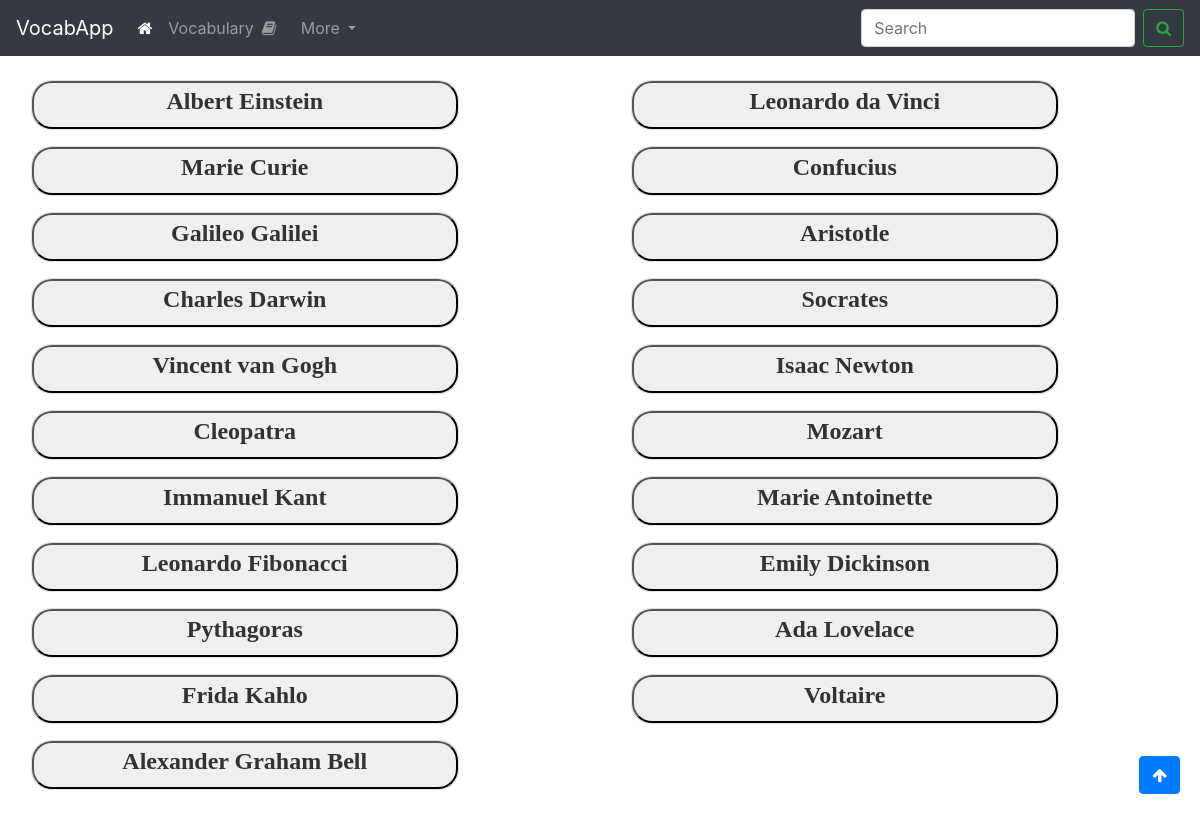
The page /exercise_bio on the database its author committed.
### app.py (models this page shows)
class BioGuess(db.Model):
    __tablename__ = 'bio_guess'
    id = db.Column(db.Integer, primary_key=True, index=True)
    person_name = db.Column(db.String, unique=True)
    nationality = db.Column(db.String)
    short_bio_en = db.Column(db.String)
    short_bio_de = db.Column(db.String)

### app.py (the view)
@app.route('/exercise_bio')
def exercise_bio():
    people = BioGuess.query.filter_by().all()
    return render_template('exercise_biography.html', people=people)

### templates/exercise_biography.html (shortened to what this page needs)
<!DOCTYPE html>
<html>
<head>
    <link rel="stylesheet" href="https://stackpath.bootstrapcdn.com/bootstrap/4.3.1/css/bootstrap.min.css">
    <link rel="stylesheet" href="https://cdnjs.cloudflare.com/ajax/libs/font-awesome/4.7.0/css/font-awesome.min.css">
</head>
<body>
    <nav class="navbar navbar-expand-lg navbar-dark bg-dark sticky-top">
        <a class="navbar-brand" href="{{ url_for('index') }}">VocabApp</a>
        <div class="collapse navbar-collapse" id="navbarSupportedContent">
          <ul class="navbar-nav mr-auto">
            <li class="nav-item active">
              <a class="nav-link" href="{{ url_for('index') }}"><i class="fa fa-home"></i>  <span class="sr-only">(current)</span></a>
            </li>
            <li class="nav-item">
              <a class="nav-link" href="{{url_for('exercise_flip')}}">Vocabulary<i class="fa fa-book mx-2"></i></a>
            </li>
            <li class="nav-item dropdown">
              <a class="nav-link dropdown-toggle" href="#" id="navbarDropdown" role="button" data-toggle="dropdown" aria-haspopup="true" aria-expanded="false">
                More
              </a>
            </li>
          </ul>
          <form class="form-inline my-2 my-lg-0">
            <input class="form-control mr-sm-2" id="searchInput" type="search" placeholder="Search" aria-label="Search">
            <button class="btn btn-outline-success my-2 my-sm-0" id="searchButton" type="submit"><i class="fa fa-search" aria-hidden="true"></i></button>
          </form>
        </div>
      </nav>
            <div class="">
                <div class="container-fluid mt-4 ml-3">
                    <div class="row">
                        {% for person in people %}
                        <div class="col-md-6">
                            <div class="card w-75 custom-card-height custom-rounded-card" id="main_card">
                                <button class="border-1 custom-card-height custom-rounded-card" data-toggle="collapse" data-target="#person_{{person.id}}"
                                            aria-expanded="false">
                                            <h4 class="head-person-bio"><strong>{{person.person_name}}</strong></h4>
                                </button>
                            </div>
                        </div>
                            {% if loop.index is divisibleby 2 %}
                            </div><div class="row">
                            {% endif %}
                            {% endfor %}
                </div>
            </div>
    <button onclick="topFunction()" id="myBtn" title="Go to top"
 class="btn btn-primary position-fixed" style="bottom: 20px; right: 20px; z-index: 99;">
 <i class="fa fa-arrow-up"></i>
</button>
</body>
</html>

### templates/exercise_biography.html (style rules this page uses)
.custom-card-height { height: 50px; }
.custom-rounded-card { border-radius: 20px !important; }
.head-person-bio { font-family: Ramillas,Ramillas-weightbold-roboto,Ramillas-weightbold-local,Georgia,Times,Serif; font-weight: 900; color:#323232; }
body { overflow-x: hidden; }

### rows shown on the page
BioGuess: person_name "Albert Einstein"
BioGuess: person_name "Leonardo da Vinci"
BioGuess: person_name "Marie Curie"
BioGuess: person_name "Confucius"
BioGuess: person_name "Galileo Galilei"
BioGuess: person_name "Aristotle"
BioGuess: person_name "Charles Darwin"
BioGuess: person_name "Socrates"
BioGuess: person_name "Vincent van Gogh"
BioGuess: person_name "Isaac Newton"
BioGuess: person_name "Cleopatra"
BioGuess: person_name "Mozart"
BioGuess: person_name "Immanuel Kant"
BioGuess: person_name "Marie Antoinette"
BioGuess: person_name "Leonardo Fibonacci"
BioGuess: person_name "Emily Dickinson"
BioGuess: person_name "Pythagoras"
BioGuess: person_name "Ada Lovelace"
BioGuess: person_name "Frida Kahlo"
BioGuess: person_name "Voltaire"
BioGuess: person_name "Alexander Graham Bell"
